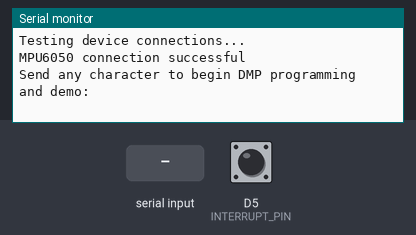
Bench run of a sketch on a simulated ESP8266 (NodeMCU). Shown: the last lines printed to the serial monitor. The test bench sets the inputs (shaded band); at power-on: D5 (INTERRUPT_PIN) LOW. The sensor or clock chip raises its interrupt line as the real part does.

Above: at 0.8 s.
0.9 s: "1" received over Serial
At 1.3 s:
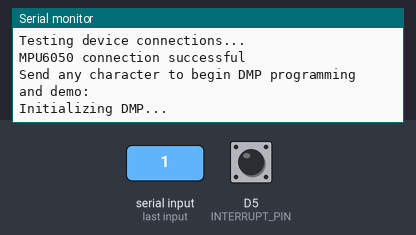
At 1.71 s:
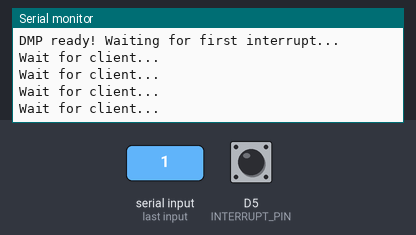

Measured:
- after the input at 0.9 s, the serial monitor: prints a new line at once (image 1)

The sketch:

socket_server.ino
```cpp
#include "ESP8266WiFi.h"
#include "WiFiClient.h"

// I2Cdev and MPU6050 must be installed as libraries, or else the .cpp/.h files
// for both classes must be in the include path of your project
#include "I2Cdev.h"

#include "MPU6050_6Axis_MotionApps20.h"
//#include "MPU6050.h" // not necessary if using MotionApps include file

// Arduino Wire library is required if I2Cdev I2CDEV_ARDUINO_WIRE implementation
// is used in I2Cdev.h
#if I2CDEV_IMPLEMENTATION == I2CDEV_ARDUINO_WIRE
  #include "Wire.h"
#endif

// class default I2C address is 0x68
// specific I2C addresses may be passed as a parameter here
// AD0 low = 0x68 (default for SparkFun breakout and InvenSense evaluation board)
// AD0 high = 0x69
MPU6050 mpu;
//MPU6050 mpu(0x69); // <-- use for AD0 high

#define BUTTON_PIN D6 // CHECK: use pin D6 for button
#define INTERRUPT_PIN D5  // use pin D5 on nodeMCU
#define LED_PIN 13 // (Arduino is 13, Teensy is 11, Teensy++ is 6)
bool blinkState = false;

// MPU control/status vars
bool dmpReady = false;  // set true if DMP init was successful
uint8_t mpuIntStatus;   // holds actual interrupt status byte from MPU
uint8_t devStatus;      // return status after each device operation (0 = success, !0 = error)
uint16_t packetSize;    // expected DMP packet size (default is 42 bytes)
uint16_t fifoCount;     // count of all bytes currently in FIFO
uint8_t fifoBuffer[64]; // FIFO storage buffer

// orientation/motion vars
Quaternion q;           // [w, x, y, z]         quaternion container
VectorInt16 aa;         // [x, y, z]            accel sensor measurements
VectorInt16 aaReal;     // [x, y, z]            gravity-free accel sensor measurements
VectorInt16 aaWorld;    // [x, y, z]            world-frame accel sensor measurements
VectorFloat gravity;    // [x, y, z]            gravity vector
float euler[3];         // [psi, theta, phi]    Euler angle container
float ypr[3];           // [yaw, pitch, roll]   yaw/pitch/roll container and gravity vector

// ================================================================
// ===               INTERRUPT DETECTION ROUTINE                ===
// ================================================================
volatile bool mpuInterrupt = false;     // indicates whether MPU interrupt pin has gone high
void ICACHE_RAM_ATTR dmpDataReady() {
    mpuInterrupt = true;
}

//===============================================
// WiFi config
//===============================================
const char* apName = "aaaaaaaa";
const char* apPassword = "password";
IPAddress staticIP(192,168,128,1);
IPAddress gateway(192,168,128,1);
IPAddress subnet(255,255,255,0);

//===============================================
// Server
//===============================================
WiFiServer server(80);

//===============================================
// Setup
//===============================================
void setup() {
  Serial.begin(115200);
  pinMode(BUTTON_PIN, INPUT);

//===============================================
// Setup for WIFI
//===============================================
  WiFi.mode(WIFI_AP);

  Serial.print("Setting soft-AP configuration ... ");
  Serial.println(WiFi.softAPConfig(staticIP, gateway, subnet) ? "Ready" : "Failed!");

  Serial.print("Setting soft-AP ... ");
  Serial.println(WiFi.softAP(apName, apPassword) ? "Ready" : "Failed!");

  Serial.print("Soft-AP IP address = ");
  Serial.println(WiFi.softAPIP());

  Serial.printf("Stations connected to soft-AP = %d\n", WiFi.softAPgetStationNum());

  // Initialize server
  server.begin();

//===============================================
// Setup for Gyroscope
//===============================================
  Serial.print("Setting Gyroscope ... ");
  // join I2C bus (I2Cdev library doesn't do this automatically)
  #if I2CDEV_IMPLEMENTATION == I2CDEV_ARDUINO_WIRE
      Wire.begin();
      Wire.setClock(400000); // 400kHz I2C clock. Comment this line if having compilation difficulties
  #elif I2CDEV_IMPLEMENTATION == I2CDEV_BUILTIN_FASTWIRE
      Fastwire::setup(400, true);
  #endif

  // initialize serial communication
  while (!Serial); // wait for Leonardo enumeration, others continue immediately

  // NOTE: 8MHz or slower host processors, like the Teensy @ 3.3V or Arduino
  // Pro Mini running at 3.3V, cannot handle this baud rate reliably due to
  // the baud timing being too misaligned with processor ticks. You must use
  // 38400 or slower in these cases, or use some kind of external separate
  // crystal solution for the UART timer.

  // initialize device
  Serial.println(F("Initializing I2C devices..."));
  mpu.initialize();
  pinMode(INTERRUPT_PIN, INPUT);

  // verify connection
  Serial.println(F("Testing device connections..."));
  Serial.println(mpu.testConnection() ? F("MPU6050 connection successful") : F("MPU6050 connection failed"));

  // wait for ready
  Serial.println(F("\nSend any character to begin DMP programming and demo: "));
  while (Serial.available() && Serial.read()); // empty buffer
  while (!Serial.available());                 // wait for data
  while (Serial.available() && Serial.read()); // empty buffer again

  // load and configure the DMP
  Serial.println(F("Initializing DMP..."));
  devStatus = mpu.dmpInitialize();

  // supply your own gyro offsets here, scaled for min sensitivity
  mpu.setXGyroOffset(220);
  mpu.setYGyroOffset(76);
  mpu.setZGyroOffset(-85);
  mpu.setZAccelOffset(1788); // 1688 factory default for my test chip

  // make sure it worked (returns 0 if so)
  if (devStatus == 0) {
      // turn on the DMP, now that it's ready
      Serial.println(F("Enabling DMP..."));
      mpu.setDMPEnabled(true);

      // enable Arduino interrupt detection
      Serial.print(F("Enabling interrupt detection (Arduino external interrupt "));
      Serial.print(digitalPinToInterrupt(INTERRUPT_PIN));
      Serial.println(F(")..."));
      attachInterrupt(digitalPinToInterrupt(INTERRUPT_PIN), dmpDataReady, RISING);
      mpuIntStatus = mpu.getIntStatus();

      // set our DMP Ready flag so the main loop() function knows it's okay to use it
      Serial.println(F("DMP ready! Waiting for first interrupt..."));
      dmpReady = true;

      // get expected DMP packet size for later comparison
      packetSize = mpu.dmpGetFIFOPacketSize();
  } else {
      // ERROR!
      // 1 = initial memory load failed
      // 2 = DMP configuration updates failed
      // (if it's going to break, usually the code will be 1)
      Serial.print(F("DMP Initialization failed (code "));
      Serial.print(devStatus);
      Serial.println(F(")"));
  }
}

// Our Variables
int button_pressed;
char buf[64];

void loop() {

  WiFiClient client = server.available();
  if (!client){
    Serial.println("Wait for client...");
    delay(100);
    return ;
  }

  while (client.connected()) {
    Serial.println();
    //===============================================
    // Update Button
    //===============================================
    button_pressed = digitalRead(BUTTON_PIN);

    //===============================================
    // Update Gyroscrope
    //===============================================
    // if programming failed, don't try to do anything
    // if (!dmpReady) return;

    // wait for MPU interrupt or extra packet(s) available
    while (!mpuInterrupt && fifoCount < packetSize) {
        if (mpuInterrupt && fifoCount < packetSize) {
          // try to get out of the infinite loop
          fifoCount = mpu.getFIFOCount();
        }
    }

    // reset interrupt flag and get INT_STATUS byte
    mpuInterrupt = false;
    mpuIntStatus = mpu.getIntStatus();

    // get current FIFO count
    fifoCount = mpu.getFIFOCount();

    // check for overflow (this should never happen unless our code is too inefficient)
    if ((mpuIntStatus & _BV(MPU6050_INTERRUPT_FIFO_OFLOW_BIT)) || fifoCount >= 1024) {
        // reset so we can continue cleanly
        mpu.resetFIFO();
        fifoCount = mpu.getFIFOCount();
        Serial.println(F("FIFO overflow!"));

    // otherwise, check for DMP data ready interrupt (this should happen frequently)
    } else if (mpuIntStatus & _BV(MPU6050_INTERRUPT_DMP_INT_BIT)) {
        // wait for correct available data length, should be a VERY short wait
        while (fifoCount < packetSize) fifoCount = mpu.getFIFOCount();

        // read a packet from FIFO
        mpu.getFIFOBytes(fifoBuffer, packetSize);

        // track FIFO count here in case there is > 1 packet available
        // (this lets us immediately read more without waiting for an interrupt)
        fifoCount -= packetSize;
        mpu.dmpGetQuaternion(&q, fifoBuffer);
    }
    sprintf(buf, "%d,%.6f,%.6f,%.6f,%.6f\n", button_pressed, q.w, q.x, q.y, q.z); // strlen = 42
    Serial.print(buf);
    client.print(buf);
    delay(10);
  }

  client.stop();
  Serial.println("Client disconnected");

}
```
